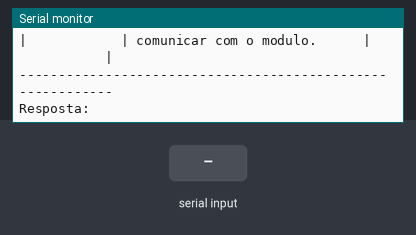
A sketch run on a simulated Arduino Uno, built with avr-gcc and run on an emulated ATmega328P. On the bench: the last lines printed to the serial monitor. The inputs (shaded band) are chosen by the test bench.

Above: at 1.3 s.
1.4 s: "1" received over the second serial link
At 2.1 s:
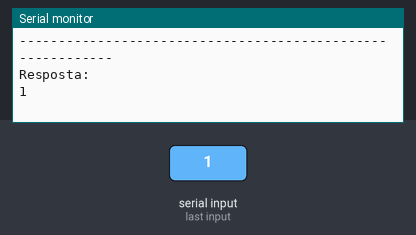
2.9 s: "0" received over the second serial link
At 3.2 s:
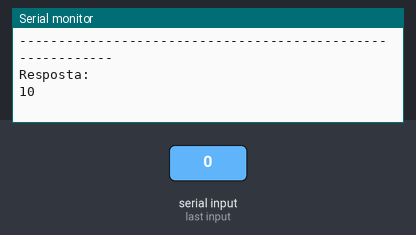

The sketch:

setar_HC-06.ino
```cpp
/*
  Setar módulo bluetooth HC-06
  @author Professor José de Assis
  @link https://roboticapratica.com.br/

  --------------------
  | Módulo | Arduino |
  | VCC    | 5V      |
  | GND    | GND     |
  | TX     | pino 2  |
  | RX *   | pino 3  |
  --------------------

   * Usar divisor de tensão

     ----- 1K ----- pino 3
   /
  RX
   \
     ----- 2K ----- GND

*/

#include <SoftwareSerial.h>
SoftwareSerial modulo(2, 3);
String comando = "";
void setup() {
  modulo.begin(9600);
  Serial.begin(115200);
  Serial.println("Configurar modulo bluetooth HC-06:");
  Serial.println("1. Configure o Serial Monitor para [No Line Ending] e [115200 baud]");
  Serial.println("2. Digite o comando desejado na caixa de entrada");
  Serial.println("-----------------------------------------------------------");
  Serial.println("| Comando    | Finalidade                   | Resposta    |");
  Serial.println("-----------------------------------------------------------");
  Serial.println("| AT         | Teste                        | OK          |");
  Serial.println("| AT+VERSION | Identificar firmware         | OKlinvorVer |");
  Serial.println("| AT+NAME    | Mudar SSID Ex: AT+NAMEHC-06  | OKsetname   |");
  Serial.println("| AT+PIN     | Mudar senha Ex: AT+PIN1234   | OKsetPIN    |");
  Serial.println("|            |(Senha numerica de 4 digitos) |             |");
  Serial.println("| AT+BAUD    | Alterar velocidade (bps)     |             |");
  Serial.println("|            | Ex: AT+BAUD4                 | OK9600      |");
  Serial.println("|            | 4 -> 9600 bps  (default)     |             |");
  Serial.println("|            | 5 -> 19200 bps               |             |");
  Serial.println("|            | 6 -> 38400 bps               |             |");
  Serial.println("|            | 7 -> 57600 bps               |             |");
  Serial.println("|            | 8 -> 115200 bps              |             |");
  Serial.println("|            | Obs: Se alterar a velocidade |             |");
  Serial.println("|            | modifique a linha 28:        |             |");
  Serial.println("|            | modulo.begin(9600);          |             |");
  Serial.println("|            | Substituir 9600 pela nova    |             |");
  Serial.println("|            | velocidade para poder se     |             |");
  Serial.println("|            | comunicar com o modulo.      |             |");
  Serial.println("-----------------------------------------------------------");
  Serial.println("Resposta:");
}

void loop() {
  if (modulo.available()) {
    while (modulo.available()) {
      comando += (char)modulo.read();
    }
    Serial.print(comando);
    comando = "";
  }

  if (Serial.available()) {
    delay(10);
    modulo.write(Serial.read());
  }
}
```

Measured:
- after the input at 1.4 s, the serial monitor: prints a new line at once (image 1)
- after the input at 2.9 s, the serial monitor: prints a new line at once (image 2)
